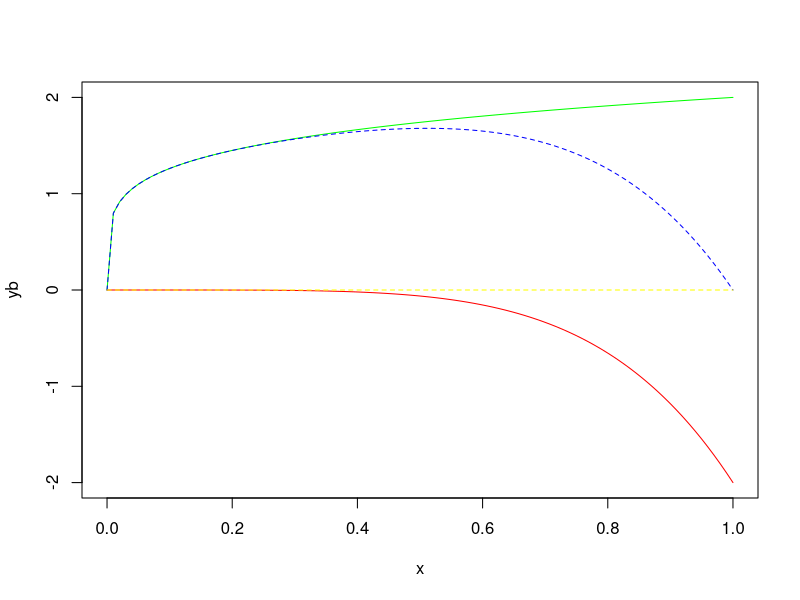

Reproduce this figure in R.
# Fitness curve averaging


x=seq(0,1,length=100)

yb = 2 * x^(1/5)
yd = -2 * x^(1/0.2)
yparmmean = 0 * x^(1/2.6)

ymean = yb + yd


plot(yb ~ x, type='l', col='green', ylim=c(-2,2))
points(yd ~ x, type='l', col='red')
points(ymean ~ x, type='l', col='blue', lty=2)
points(yparmmean ~ x, type='l', col='yellow', lty=2)



